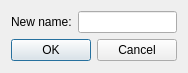
<?xml version="1.0" encoding="UTF-8"?>
<ui version="4.0">
 <class>RenameDialog</class>
 <widget class="QDialog" name="RenameDialog">
  <property name="geometry">
   <rect>
    <x>0</x>
    <y>0</y>
    <width>185</width>
    <height>73</height>
   </rect>
  </property>
  <property name="windowTitle">
   <string>Rename Playlist</string>
  </property>
  <layout class="QGridLayout" name="gridLayout_2">
   <item row="0" column="0">
    <layout class="QGridLayout" name="gridLayout">
     <item row="0" column="0">
      <layout class="QHBoxLayout" name="horizontalLayout">
       <item>
        <widget class="QLabel" name="label">
         <property name="text">
          <string>New name:</string>
         </property>
        </widget>
       </item>
       <item>
        <widget class="QLineEdit" name="nameLineEdit"/>
       </item>
      </layout>
     </item>
     <item row="1" column="0">
      <widget class="QDialogButtonBox" name="buttonBox">
       <property name="orientation">
        <enum>Qt::Horizontal</enum>
       </property>
       <property name="standardButtons">
        <set>QDialogButtonBox::Cancel|QDialogButtonBox::Ok</set>
       </property>
      </widget>
     </item>
    </layout>
   </item>
  </layout>
 </widget>
 <resources/>
 <connections>
  <connection>
   <sender>buttonBox</sender>
   <signal>accepted()</signal>
   <receiver>RenameDialog</receiver>
   <slot>accept()</slot>
   <hints>
    <hint type="sourcelabel">
     <x>248</x>
     <y>254</y>
    </hint>
    <hint type="destinationlabel">
     <x>157</x>
     <y>274</y>
    </hint>
   </hints>
  </connection>
  <connection>
   <sender>buttonBox</sender>
   <signal>rejected()</signal>
   <receiver>RenameDialog</receiver>
   <slot>reject()</slot>
   <hints>
    <hint type="sourcelabel">
     <x>316</x>
     <y>260</y>
    </hint>
    <hint type="destinationlabel">
     <x>286</x>
     <y>274</y>
    </hint>
   </hints>
  </connection>
 </connections>
</ui>
